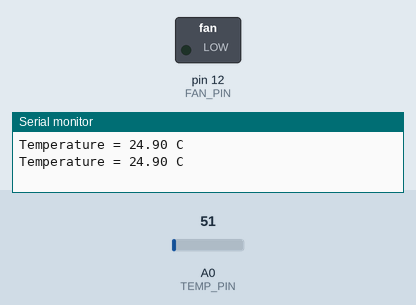
This sketch was run on a simulated Arduino Uno, built with avr-gcc and run on an emulated ATmega328P. Shown: switched loads named in the sketch (green lamp = pin HIGH), the last lines printed to the serial monitor. The test bench sets the inputs (shaded band); at power-on: A0 (TEMP_PIN) = 51.

Above: at 1.8 s.
1.9 s: A0 (TEMP_PIN) set to 42
At 3.0 s:
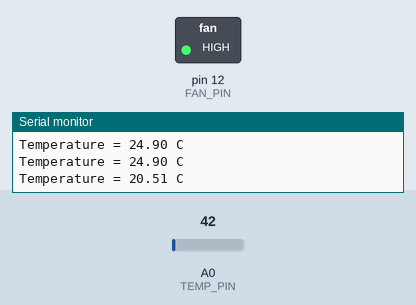
3.5 s: A0 (TEMP_PIN) set to 61
At 4.5 s:
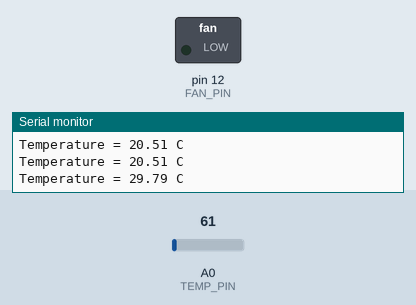
5.5 s: A0 (TEMP_PIN) set to 30
At 7.3 s:
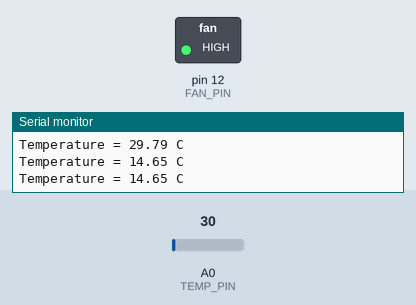
Timing chart, 0 to 8.8 s (numbered marks = the images above; inputs shaded):
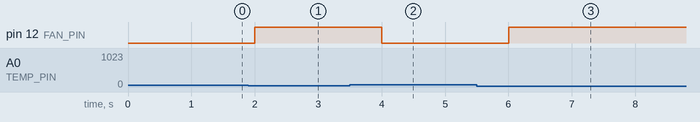

The sketch:

panel_fan_cooling.ino
```cpp
/*
 * Panel / enclosure fan cooling
 * -------------------------------------------------------------------------
 * Simple thermostat: read an analog temperature sensor (e.g. LM35 on A0),
 * convert to degrees Celsius, and switch a fan on above a set point.
 *
 * The fan pin drives a relay / transistor. The HIGH/LOW sense below assumes
 * an active-LOW relay board (LOW = fan on); flip it for active-HIGH.
 *
 * conversion: LM35 gives 10 mV/degC; analogRead step = 5000/1024 mV
 *             => degC = analogRead * (5000 / 1024) / 10 = analogRead * 0.488
 */

const int FAN_PIN      = 12;
const int TEMP_PIN     = A0;
const float SETPOINT_C = 23.0;

void setup() {
  pinMode(FAN_PIN, OUTPUT);
  Serial.begin(9600);
}

void loop() {
  float tempC = analogRead(TEMP_PIN) * 0.48828125f;

  Serial.print("Temperature = ");
  Serial.print(tempC);
  Serial.println(" C");

  if (tempC > SETPOINT_C) {
    digitalWrite(FAN_PIN, LOW);    // fan ON  (active-LOW relay)
  } else {
    digitalWrite(FAN_PIN, HIGH);   // fan OFF
  }

  delay(1000);
}
```

Measured:
- the behaviour switches between 48 and 47 on A0 (TEMP_PIN) (found by bisection; images 0 and 1)
- after the input at 1.9 s, pin 12 (FAN_PIN): LOW → HIGH after 0.10 s
- after the input at 3.5 s, pin 12 (FAN_PIN): HIGH → LOW after 0.50 s
- after the input at 5.5 s, pin 12 (FAN_PIN): LOW → HIGH after 0.50 s
